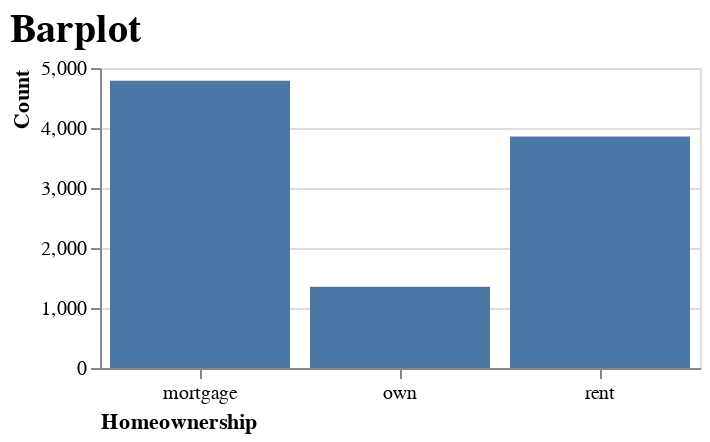

Here is the notebook cell this chart was saved with:
### Code cell
chart = alt.Chart(source).mark_bar().encode(
    alt.X('homeownership', axis=alt.Axis(title="Homeownership", titleAnchor="start", labelAngle=0)),
    alt.Y('count(homeownership)', axis=alt.Axis(title = "Count", titleAnchor="end")),
).properties(
    title='Barplot',
    width=300,
    height=150
)

chart.configure_title(
    fontSize=20,
    font='Arial',
    anchor='start',
    color='black'
)

### Figure 1 — Vega-Lite specification as saved in the notebook (floating-point values rounded to 4 significant figures; data arrays with more than 128 entries replaced by an {"elided": "..."} marker saying what was removed)
{"config": {"view": {"continuousWidth": 400, "continuousHeight": 300}, "title": {"anchor": "start", "color": "black", "font": "Arial", "fontSize": 20}}, "data": {"name": "data-1af1ec55a6d3073ad1d910e908b9c1bc"}, "mark": "bar", "encoding": {"x": {"type": "nominal", "axis": {"labelAngle": 0, "title": "Homeownership", "titleAnchor": "start"}, "field": "homeownership"}, "y": {"type": "nominal", "aggregate": "count", "axis": {"title": "Count", "titleAnchor": "end"}, "field": "homeownership"}}, "height": 150, "title": "Barplot", "width": 300, "$schema": "https://vega.github.io/schema/vega-lite/v4.8.1.json", "datasets": {"data-1af1ec55a6d3073ad1d910e908b9c1bc": {"elided": "10000 records"}}}
